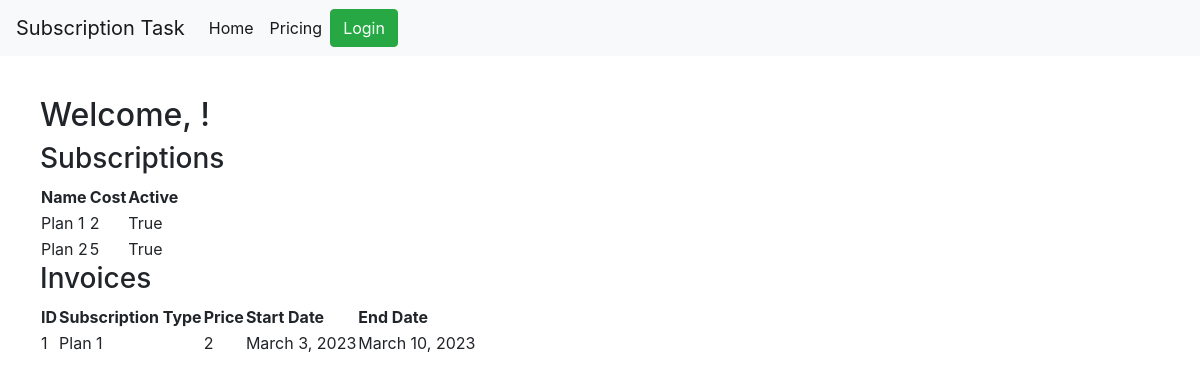
/profile/2, run on an earlier commit of the app's database.
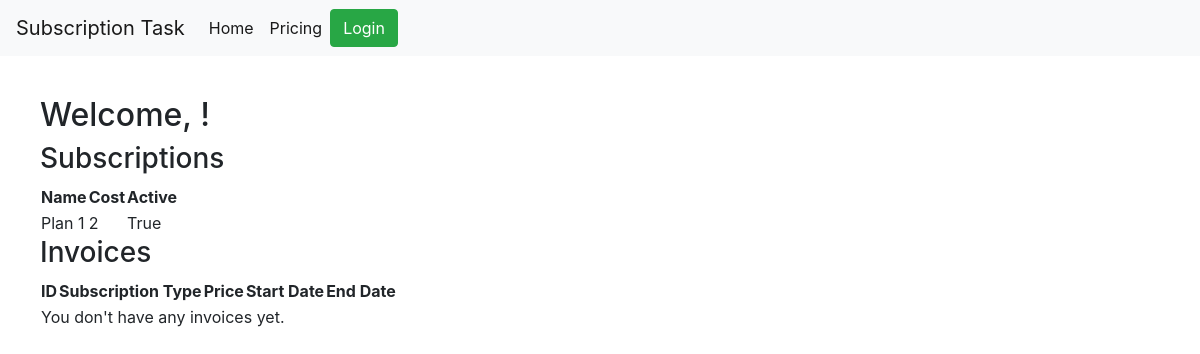
And on a later commit of the database.
### finance/models.py (models this page shows)
class Subscription(models.Model):
    customer = models.ForeignKey(Customer, on_delete=models.CASCADE, null=True, blank=True)
    name = models.CharField(max_length=255, primary_key=True)
    cost = models.IntegerField()
    is_active = models.BooleanField(default=True)
    def __str__(self):
        return self.name

class Invoice(models.Model):
    id = models.AutoField(primary_key=True)
    customer = models.ForeignKey(Customer, on_delete=models.CASCADE)
    subscription_type = models.ForeignKey(Subscription, on_delete=models.CASCADE)
    price = models.IntegerField()
    start_date = models.DateField()
    end_date = models.DateField()
    def __str__(self):
        return str(self.id)

### finance/views.py (the view)
# urls.py: path('profile/<user_id>', views.profile, name="profile"),
def profile(request, user_id):
    customer = Customer.objects.get(id=user_id)
    subscriptions = Subscription.objects.filter(customer=customer)
    invoices = Invoice.objects.filter(customer=customer)
    context = {
        'subscriptions': subscriptions,
        'invoices': invoices
    }
    print(context['subscriptions'])
    print(context['invoices'])
    return render(request=request, template_name="finance/profile.html", context=context)

### finance/templates/finance/profile.html (shortened to what this page needs)
{% extends "base.html" %}
{% block content %}
  <h2>Welcome, {{ user.username }}!</h2>
  <h3>Subscriptions</h3>
  <table>
    <thead>
      <tr>
        <th>Name</th>
        <th>Cost</th>
        <th>Active</th>
      </tr>
    </thead>
    <tbody>
      {% for subscription in subscriptions.all %}
        <tr>
          <td>{{ subscription.name }}</td>
          <td>{{ subscription.cost }}</td>
          <td>{{ subscription.is_active }}</td>
        </tr>
      {% empty %}
        <tr>
          <td colspan="3">You don't have any subscriptions yet.</td>
        </tr>
      {% endfor %}
    </tbody>
  </table>
  <h3>Invoices</h3>
  <table>
    <thead>
      <tr>
        <th>ID</th>
        <th>Subscription Type</th>
        <th>Price</th>
        <th>Start Date</th>
        <th>End Date</th>
      </tr>
    </thead>
    <tbody>
      {% for invoice in invoices.all %}
        <tr>
          <td>{{ invoice.id }}</td>
          <td>{{ invoice.subscription_type }}</td>
          <td>{{ invoice.price }}</td>
          <td>{{ invoice.start_date }}</td>
          <td>{{ invoice.end_date }}</td>
        </tr>
      {% empty %}
        <tr>
          <td colspan="5">You don't have any invoices yet.</td>
        </tr>
      {% endfor %}
    </tbody>
  </table>
{% endblock %}

### templates/base.html (shortened to what this page needs)
<!DOCTYPE html>
<html>
  <head>
      <link rel="stylesheet" href="https://cdn.jsdelivr.net/npm/bootstrap@4.0.0/dist/css/bootstrap.min.css">
    </head>
    <body>
      <nav class="navbar navbar-expand-lg navbar-light bg-light">
        <a class="navbar-brand" href="/">Subscription Task</a>
        <div class="collapse navbar-collapse" id="navbarSupportedContent">
          <ul class="navbar-nav mr-auto">
            <li class="nav-item active">
              <a class="nav-link" href="/">Home <span class="sr-only">(current)</span></a>
            </li>
            <li class="nav-item">
              <a class="nav-link active" href="/pricing">Pricing</a>
          </ul>
          <div class="collapse navbar-collapse" id="navbarText">
            <ul class="navbar-nav mr-auto">
              {% if user.is_authenticated %}
              </li>
              <li class="nav-item">
                <a type="button" class="btn btn-success" href="/profile/{{ user.id }}" style="margin-right: 10px">Profile</a>
              </li>
              <li class="nav-item">
                <a type="button" class="btn btn-danger" href="/logout">Logout</a>
              </li>
              <li class="nav-item">
                <a class="nav-link" href="/profile/{{ user.id }}">Welcome, {{user.username}}</a>
              </li>
              {% else %}
              <li class="nav-item">
                <a type="button" class="btn btn-success" href="/login">Login</a>
              </li>
              {% endif %}
            </ul>
          </div>
        </div>
      </nav>
      <div class="content-wrapper">
      {% block content %}{% endblock %}
      </div>
    </body>
</html>

### templates/base.html (style rules this page uses)
.content-wrapper { padding: 40px; }

What changed in the data, as far as the page shows it:
removed Subscription: name "Plan 2", cost "5", is_active "True"
removed Invoice: id "1", subscription_type "Plan 1", price "2", start_date "March 3, 2023", end_date "March 10, 2023"
Also different on the page:
text now shown: "You don't have any invoices yet."
